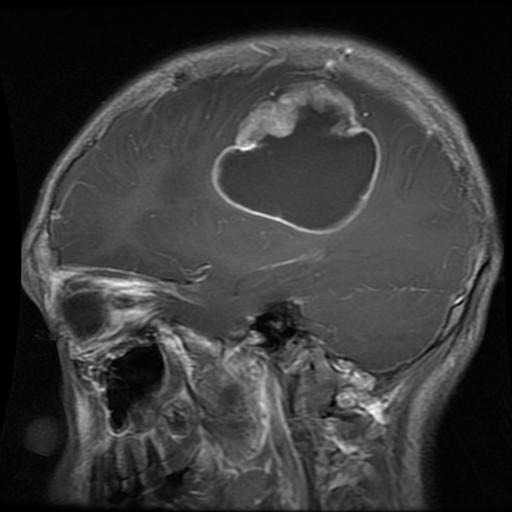
#> input picture Brain-MRI-data/Training/glioma_tumor/gg (110).jpg, 512 x 512 px, found by its file name; its folder holds only this picture in this run
$ jupyter execute --allow-errors Brain_Tumor_efficientnet.ipynb   (shell and % lines are left out)
#> lines starting #> are read from the running program, lines starting #| are printed output that depends on the picture; after the words box and inside, x2 and y2 are one past the last pixel; in counts of white or black regions, pixels touching at a corner belong together
# Brain Tumor Classification

## Clone the Github Repo to access the Dataset

## Import necessary Libraries

[cell 1]
import os
import random
from tqdm import tqdm
import numpy as np
import pandas as pd
import matplotlib.pyplot as plt
import seaborn as sns

import cv2
import tensorflow as tf
from tensorflow.keras.preprocessing.image import load_img,ImageDataGenerator, array_to_img
from tensorflow.keras.applications import EfficientNetB1

from tensorflow.keras.models import Model
from tensorflow.keras.layers import Flatten,Dense,Conv2D,Dropout,GlobalAveragePooling2D

from tensorflow.keras.optimizers import Adam
from tensorflow.keras.callbacks import ModelCheckpoint,EarlyStopping
import imutils

## Creating Directories to store Cropped Images

[cell 2]
# Create Directory for Training Data

os.mkdir("/content/Crop-Brain_MRI")
os.mkdir("/content/Crop-Brain_MRI/glioma_tumor")
os.mkdir("/content/Crop-Brain_MRI/meningioma_tumor")
os.mkdir("/content/Crop-Brain_MRI/no_tumor")
os.mkdir("/content/Crop-Brain_MRI/pituitary_tumor")

[cell 3]
# Create Directory for Testing Data

os.mkdir("/content/Crop-Test-Data")
os.mkdir("/content/Crop-Test-Data/glioma_tumor")
os.mkdir("/content/Crop-Test-Data/meningioma_tumor")
os.mkdir("/content/Crop-Test-Data/no_tumor")
os.mkdir("/content/Crop-Test-Data/pituitary_tumor")

## Data Visualization

[cell 4]
train_dir = "/content/Coursera-Content/Brain-MRI/Training/"
test_dir = "/content/Coursera-Content/Brain-MRI/Testing/"
classes = os.listdir("/content/Coursera-Content/Brain-MRI/Training")

files_path_dict ={}

for c in classes:
    files_path_dict[c] = list(map(lambda x : train_dir+c+'/'+x, os.listdir(train_dir +c) ))


plt.figure(figsize = (17, 17))
index = 0


for c in classes:
  random.shuffle(files_path_dict[c])
  path_list = files_path_dict[c][:5]

#> (the rest of this cell did not finish here and is left out)

## Create a Function to Crop Images

[cell 5]
def crop_image(image, plot=False):

    img_gray = cv2.cvtColor(image, cv2.COLOR_BGR2GRAY)
    img_gray = cv2.GaussianBlur(img_gray, (5, 5), 0)

    img_thresh = cv2.threshold(img_gray, 45, 255, cv2.THRESH_BINARY)[1]
    img_thresh = cv2.erode(img_thresh, None, iterations=2)
    img_thresh = cv2.dilate(img_thresh, None, iterations=2)

    contours = cv2.findContours(img_thresh.copy(), cv2.RETR_EXTERNAL, cv2.CHAIN_APPROX_SIMPLE)
    contours = imutils.grab_contours(contours)
    c = max(contours, key=cv2.contourArea)

    extLeft = tuple(c[c[:, :, 0].argmin()][0])
    extRight = tuple(c[c[:, :, 0].argmax()][0])
    extTop = tuple(c[c[:, :, 1].argmin()][0])
    extBot = tuple(c[c[:, :, 1].argmax()][0])

    new_image = image[extTop[1]:extBot[1], extLeft[0]:extRight[0]]

    if plot:
        plt.figure()
        plt.subplot(1, 2, 1)
        plt.imshow(image)
        plt.tick_params(axis='both', which='both', top=False, bottom=False, left=False, right=False,labelbottom=False, labeltop=False, labelleft=False, labelright=False)
        plt.title('Original Image')
        plt.subplot(1, 2, 2)
        plt.imshow(new_image)
        plt.tick_params(axis='both', which='both',top=False, bottom=False, left=False, right=False,labelbottom=False, labeltop=False, labelleft=False, labelright=False)
        plt.title('Cropped Image')
        plt.show()

    return new_image

[cell 6]
example_img = cv2.imread("/content/Coursera-Content/Brain-MRI/Training/glioma_tumor/gg (100).jpg")

#> (the rest of this cell did not finish here and is left out)

## Saving The Cropped Images

[cell 7]
# Crop the Training Images and Save it to the Directory we previously cretaed

[cell 8]
glioma = train_dir +"glioma_tumor"

meningioma = train_dir +"meningioma_tumor"

notumor = train_dir + "no_tumor"

pituitary = train_dir + "pituitary_tumor"

j = 0

for i in tqdm(os.listdir(glioma)):
  path = os.path.join(glioma, i)
  img = cv2.imread(path)
#> img is the input picture: shape (512, 512, 3); min 0, max 255, mean 57.5
  img = crop_image(img, plot=False)
#> call 2 of crop_image, with plot = False
#> in crop_image (call 2), `img_thresh = cv2.threshold(img_gray, 45, 255, cv2.THRESH_BINARY)[1]`:
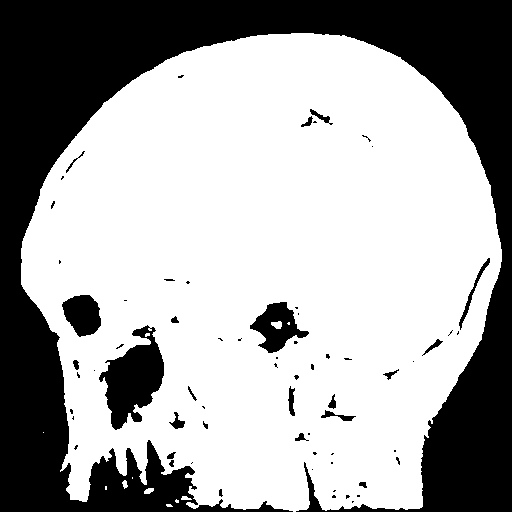
#> img_thresh: shape (512, 512); 65.5% white; 67 black regions (44 under 20 px), largest, box (x1, y1, x2, y2) and area: (0, 0, 512, 512) 82455, (99, 325, 164, 430) 3648, (250, 302, 309, 353) 1480
#> in crop_image (call 2), `img_thresh = cv2.erode(img_thresh, None, iterations=2)`:
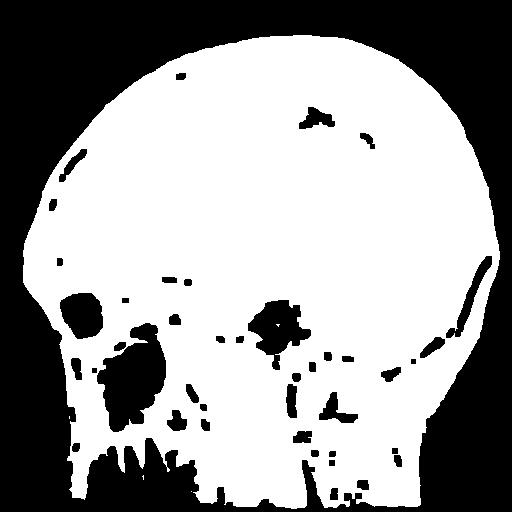
#> img_thresh: shape (512, 512); 61.1% white; 42 black regions, largest, box (x1, y1, x2, y2) and area: (0, 0, 512, 512) 88252, (97, 323, 166, 432) 4590, (248, 300, 311, 370) 2255
#> in crop_image (call 2), `img_thresh = cv2.dilate(img_thresh, None, iterations=2)`:
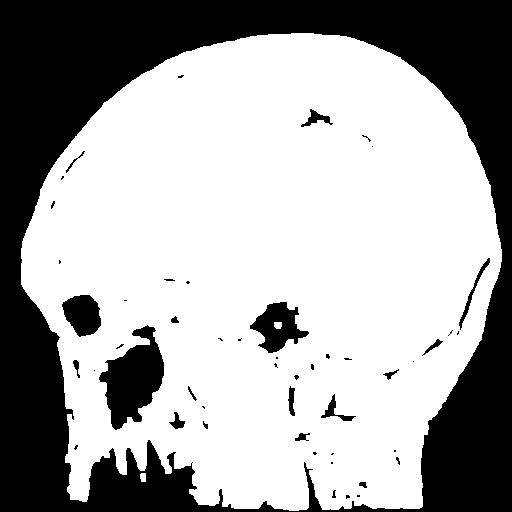
#> img_thresh: shape (512, 512); 65.2% white; 50 black regions (31 under 20 px)
#> in crop_image (call 2), `contours = cv2.findContours(img_thresh.copy(), cv2.RETR_EXTERNAL, cv2...`: contours = 2 contours; box (x1, y1, x2, y2) and area: (21, 33, 502, 511) 178048, (140, 473, 146, 482) 37
#> in crop_image (call 2), `c = max(contours, key=cv2.contourArea)`: c = contour of 821 points, box (x1, y1, x2, y2) (21, 33, 502, 511), area 178048
#> in crop_image (call 2), `extLeft = tuple(c[c[:, :, 0].argmin()][0])`: extLeft = (21, 248)
#> in crop_image (call 2), `extRight = tuple(c[c[:, :, 0].argmax()][0])`: extRight = (501, 261)
#> in crop_image (call 2), `extTop = tuple(c[c[:, :, 1].argmin()][0])`: extTop = (291, 33)
#> in crop_image (call 2), `extBot = tuple(c[c[:, :, 1].argmax()][0])`: extBot = (289, 510)
#> in crop_image (call 2), `new_image = image[extTop[1]:extBot[1], extLeft[0]:extRight[0]]`:
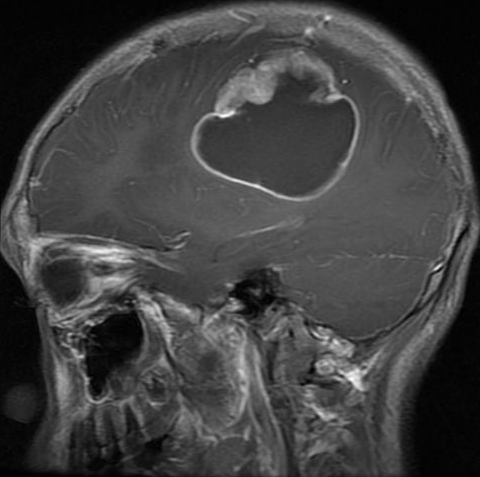
#> new_image: shape (477, 480, 3); min 0, max 255, mean 65.2
  if img is not None:
    img = cv2.resize(img, (224, 224))
#> img: shape (224, 224, 3)
    save_path = "/content/Crop-Brain_MRI/glioma_tumor/"+ str(j)+".jpg"
    cv2.imwrite(save_path, img)
    j=j+1

[cell 9]
j = 0

for i in tqdm(os.listdir(meningioma)):
  path = os.path.join(meningioma, i)

  img = cv2.imread(path)
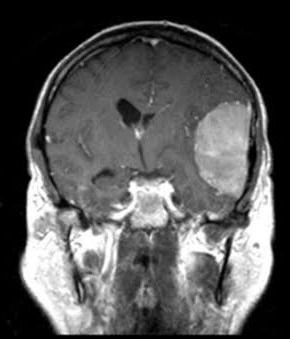
#> input picture Brain-MRI-data/Training/meningioma_tumor/image(125).jpg, 290 x 339 px, found by its file name
#> img is the input picture: shape (339, 290, 3); min 0, max 255, mean 86.6
  img = crop_image(img, plot=False)
#> call 3 of crop_image, with plot = False
#> in crop_image (call 3), `img_thresh = cv2.threshold(img_gray, 45, 255, cv2.THRESH_BINARY)[1]`:
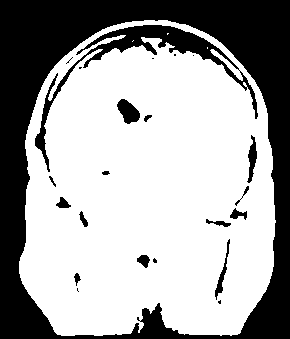
#> img_thresh: shape (339, 290); 64.8% white; 23 black regions (8 under 20 px), largest, box (x1, y1, x2, y2) and area: (0, 0, 290, 339) 29687, (35, 25, 258, 172) 3429, (117, 99, 140, 124) 357
#> in crop_image (call 3), `img_thresh = cv2.erode(img_thresh, None, iterations=2)`:
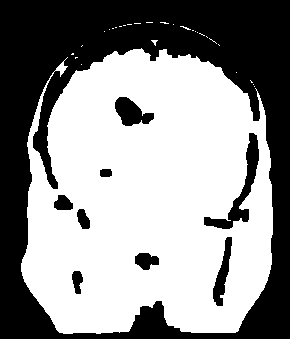
#> img_thresh: shape (339, 290); 57.3% white; 9 black regions, largest, box (x1, y1, x2, y2) and area: (0, 0, 290, 339) 38619, (204, 133, 259, 229) 1190, (115, 97, 154, 126) 673
#> in crop_image (call 3), `img_thresh = cv2.dilate(img_thresh, None, iterations=2)`:
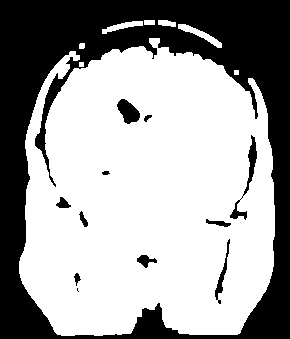
#> img_thresh: shape (339, 290); 63.5% white; 12 black regions (1 under 20 px)
#> in crop_image (call 3), `contours = cv2.findContours(img_thresh.copy(), cv2.RETR_EXTERNAL, cv2...`: contours = 8 contours, 2 with area under 20; largest, box (x1, y1, x2, y2) and area: (19, 38, 275, 336) 62460, (178, 24, 222, 48) 246, (102, 21, 143, 34) 174, (158, 20, 176, 27) 74, (144, 20, 155, 25) 40, (79, 43, 85, 49) 24
#> in crop_image (call 3), `c = max(contours, key=cv2.contourArea)`: c = contour of 591 points, box (x1, y1, x2, y2) (19, 38, 275, 336), area 62460
#> in crop_image (call 3), `extLeft = tuple(c[c[:, :, 0].argmin()][0])`: extLeft = (19, 261)
#> in crop_image (call 3), `extRight = tuple(c[c[:, :, 0].argmax()][0])`: extRight = (274, 236)
#> in crop_image (call 3), `extTop = tuple(c[c[:, :, 1].argmin()][0])`: extTop = (149, 38)
#> in crop_image (call 3), `extBot = tuple(c[c[:, :, 1].argmax()][0])`: extBot = (61, 335)
#> in crop_image (call 3), `new_image = image[extTop[1]:extBot[1], extLeft[0]:extRight[0]]`:
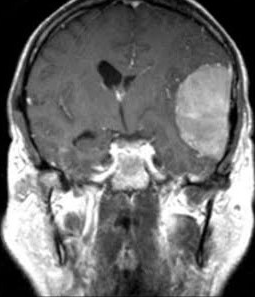
#> new_image: shape (297, 255, 3); min 0, max 255, mean 111
  if img is not None:
    img = cv2.resize(img, (224, 224))
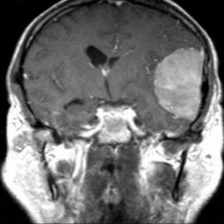
#> img: shape (224, 224, 3); min 0, max 255, mean 110.9
    save_path = "/content/Crop-Brain_MRI/meningioma_tumor/"+ str(j)+".jpg"
    cv2.imwrite(save_path, img)
    j=j+1

[cell 10]
j = 0

#> (the rest of this cell did not finish here and is left out)

[cell 11]
j = 0

#> (the rest of this cell did not finish here and is left out)

[cell 12]
# Crop the Testing Images and Save it to the Directory we previously cretaed

[cell 13]
glioma = test_dir +"glioma_tumor"

meningioma = test_dir +"meningioma_tumor"

notumor = test_dir + "no_tumor"

pituitary = test_dir + "pituitary_tumor"

[cell 14]
j = 0

for i in tqdm(os.listdir(glioma)):
  path = os.path.join(glioma, i)
  img = cv2.imread(path)
  img = crop_image(img, plot=False)
#> in crop_image (call 4), `contours = cv2.findContours(img_thresh.copy(), cv2.RETR_EXTERNAL, cv2...`: contours = 2 contours; box (x1, y1, x2, y2) and area: (21, 33, 502, 511) 178048, (140, 473, 146, 482) 37
  if img is not None:
    img = cv2.resize(img, (224, 224))
    save_path = "/content/Crop-Test-Data/glioma_tumor/"+ str(j)+".jpg"
    cv2.imwrite(save_path, img)
    j=j+1

[cell 15]
j = 0

for i in tqdm(os.listdir(meningioma)):
  path = os.path.join(meningioma, i)
  img = cv2.imread(path)
  img = crop_image(img, plot=False)
#> in crop_image (call 5), `contours = cv2.findContours(img_thresh.copy(), cv2.RETR_EXTERNAL, cv2...`: contours = 8 contours, 2 with area under 20; largest, box (x1, y1, x2, y2) and area: (19, 38, 275, 336) 62460, (178, 24, 222, 48) 246, (102, 21, 143, 34) 174, (158, 20, 176, 27) 74, (144, 20, 155, 25) 40, (79, 43, 85, 49) 24
